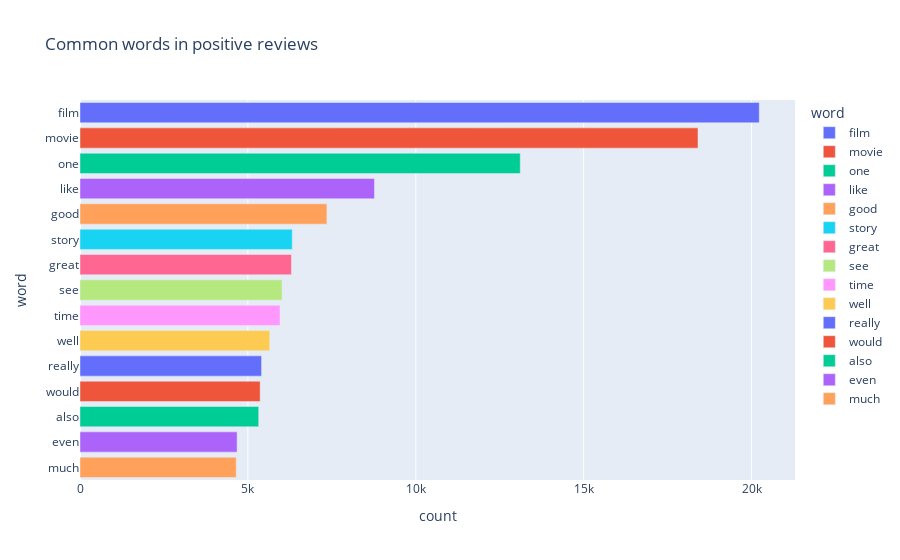

Notebook code cell kept with this figure:
### Code cell
px.bar(pos_words, x='count', y='word', title='Common words in positive reviews', color = 'word')

### Figure 1 — Plotly figure (JSON) as saved in the notebook; plotly's stock layout.template omitted (floating-point values rounded to 4 significant figures)
{"data": [{"alignmentgroup": "True", "hovertemplate": "word=%{y}<br>count=%{x}<extra></extra>", "legendgroup": "film", "marker": {"color": "#636efa", "pattern": {"shape": ""}}, "name": "film", "offsetgroup": "film", "orientation": "h", "showlegend": true, "textposition": "auto", "type": "bar", "x": [20228], "xaxis": "x", "y": ["film"], "yaxis": "y"}, {"alignmentgroup": "True", "hovertemplate": "word=%{y}<br>count=%{x}<extra></extra>", "legendgroup": "movie", "marker": {"color": "#EF553B", "pattern": {"shape": ""}}, "name": "movie", "offsetgroup": "movie", "orientation": "h", "showlegend": true, "textposition": "auto", "type": "bar", "x": [18404], "xaxis": "x", "y": ["movie"], "yaxis": "y"}, {"alignmentgroup": "True", "hovertemplate": "word=%{y}<br>count=%{x}<extra></extra>", "legendgroup": "one", "marker": {"color": "#00cc96", "pattern": {"shape": ""}}, "name": "one", "offsetgroup": "one", "orientation": "h", "showlegend": true, "textposition": "auto", "type": "bar", "x": [13111], "xaxis": "x", "y": ["one"], "yaxis": "y"}, {"alignmentgroup": "True", "hovertemplate": "word=%{y}<br>count=%{x}<extra></extra>", "legendgroup": "like", "marker": {"color": "#ab63fa", "pattern": {"shape": ""}}, "name": "like", "offsetgroup": "like", "orientation": "h", "showlegend": true, "textposition": "auto", "type": "bar", "x": [8768], "xaxis": "x", "y": ["like"], "yaxis": "y"}, {"alignmentgroup": "True", "hovertemplate": "word=%{y}<br>count=%{x}<extra></extra>", "legendgroup": "good", "marker": {"color": "#FFA15A", "pattern": {"shape": ""}}, "name": "good", "offsetgroup": "good", "orientation": "h", "showlegend": true, "textposition": "auto", "type": "bar", "x": [7353], "xaxis": "x", "y": ["good"], "yaxis": "y"}, {"alignmentgroup": "True", "hovertemplate": "word=%{y}<br>count=%{x}<extra></extra>", "legendgroup": "story", "marker": {"color": "#19d3f3", "pattern": {"shape": ""}}, "name": "story", "offsetgroup": "story", "orientation": "h", "showlegend": true, "textposition": "auto", "type": "bar", "x": [6321], "xaxis": "x", "y": ["story"], "yaxis": "y"}, {"alignmentgroup": "True", "hovertemplate": "word=%{y}<br>count=%{x}<extra></extra>", "legendgroup": "great", "marker": {"color": "#FF6692", "pattern": {"shape": ""}}, "name": "great", "offsetgroup": "great", "orientation": "h", "showlegend": true, "textposition": "auto", "type": "bar", "x": [6297], "xaxis": "x", "y": ["great"], "yaxis": "y"}, {"alignmentgroup": "True", "hovertemplate": "word=%{y}<br>count=%{x}<extra></extra>", "legendgroup": "see", "marker": {"color": "#B6E880", "pattern": {"shape": ""}}, "name": "see", "offsetgroup": "see", "orientation": "h", "showlegend": true, "textposition": "auto", "type": "bar", "x": [6017], "xaxis": "x", "y": ["see"], "yaxis": "y"}, {"alignmentgroup": "True", "hovertemplate": "word=%{y}<br>count=%{x}<extra></extra>", "legendgroup": "time", "marker": {"color": "#FF97FF", "pattern": {"shape": ""}}, "name": "time", "offsetgroup": "time", "orientation": "h", "showlegend": true, "textposition": "auto", "type": "bar", "x": [5957], "xaxis": "x", "y": ["time"], "yaxis": "y"}, {"alignmentgroup": "True", "hovertemplate": "word=%{y}<br>count=%{x}<extra></extra>", "legendgroup": "well", "marker": {"color": "#FECB52", "pattern": {"shape": ""}}, "name": "well", "offsetgroup": "well", "orientation": "h", "showlegend": true, "textposition": "auto", "type": "bar", "x": [5650], "xaxis": "x", "y": ["well"], "yaxis": "y"}, {"alignmentgroup": "True", "hovertemplate": "word=%{y}<br>count=%{x}<extra></extra>", "legendgroup": "really", "marker": {"color": "#636efa", "pattern": {"shape": ""}}, "name": "really", "offsetgroup": "really", "orientation": "h", "showlegend": true, "textposition": "auto", "type": "bar", "x": [5407], "xaxis": "x", "y": ["really"], "yaxis": "y"}, {"alignmentgroup": "True", "hovertemplate": "word=%{y}<br>count=%{x}<extra></extra>", "legendgroup": "would", "marker": {"color": "#EF553B", "pattern": {"shape": ""}}, "name": "would", "offsetgroup": "would", "orientation": "h", "showlegend": true, "textposition": "auto", "type": "bar", "x": [5365], "xaxis": "x", "y": ["would"], "yaxis": "y"}, {"alignmentgroup": "True", "hovertemplate": "word=%{y}<br>count=%{x}<extra></extra>", "legendgroup": "also", "marker": {"color": "#00cc96", "pattern": {"shape": ""}}, "name": "also", "offsetgroup": "also", "orientation": "h", "showlegend": true, "textposition": "auto", "type": "bar", "x": [5321], "xaxis": "x", "y": ["also"], "yaxis": "y"}, {"alignmentgroup": "True", "hovertemplate": "word=%{y}<br>count=%{x}<extra></extra>", "legendgroup": "even", "marker": {"color": "#ab63fa", "pattern": {"shape": ""}}, "name": "even", "offsetgroup": "even", "orientation": "h", "showlegend": true, "textposition": "auto", "type": "bar", "x": [4679], "xaxis": "x", "y": ["even"], "yaxis": "y"}, {"alignmentgroup": "True", "hovertemplate": "word=%{y}<br>count=%{x}<extra></extra>", "legendgroup": "much", "marker": {"color": "#FFA15A", "pattern": {"shape": ""}}, "name": "much", "offsetgroup": "much", "orientation": "h", "showlegend": true, "textposition": "auto", "type": "bar", "x": [4652], "xaxis": "x", "y": ["much"], "yaxis": "y"}], "layout": {"barmode": "relative", "legend": {"title": {"text": "word"}, "tracegroupgap": 0}, "title": {"text": "Common words in positive reviews"}, "xaxis": {"anchor": "y", "domain": [0, 1], "title": {"text": "count"}}, "yaxis": {"anchor": "x", "categoryarray": ["much", "even", "also", "would", "really", "well", "time", "see", "great", "story", "good", "like", "one", "movie", "film"], "categoryorder": "array", "domain": [0, 1], "title": {"text": "word"}}}}
